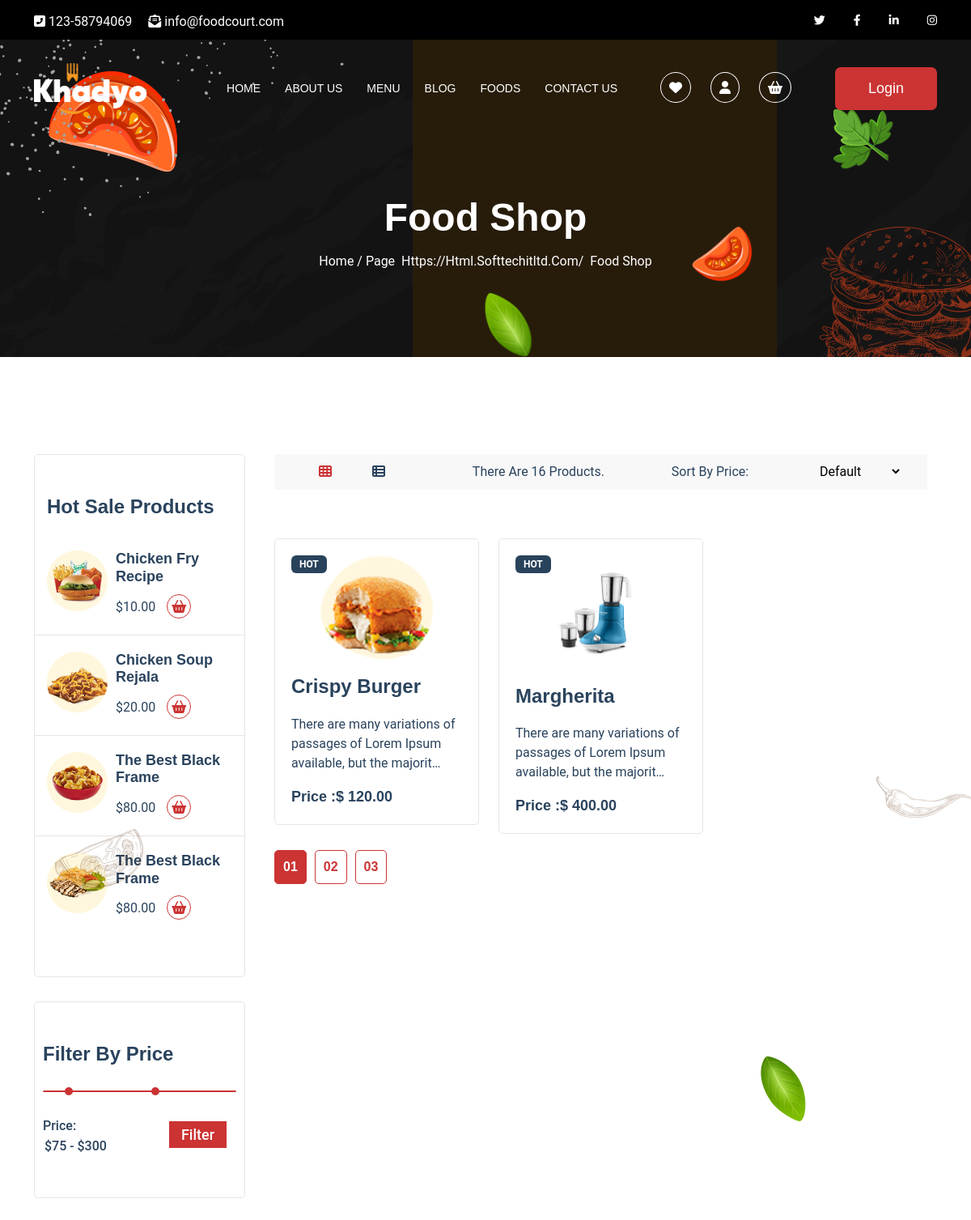
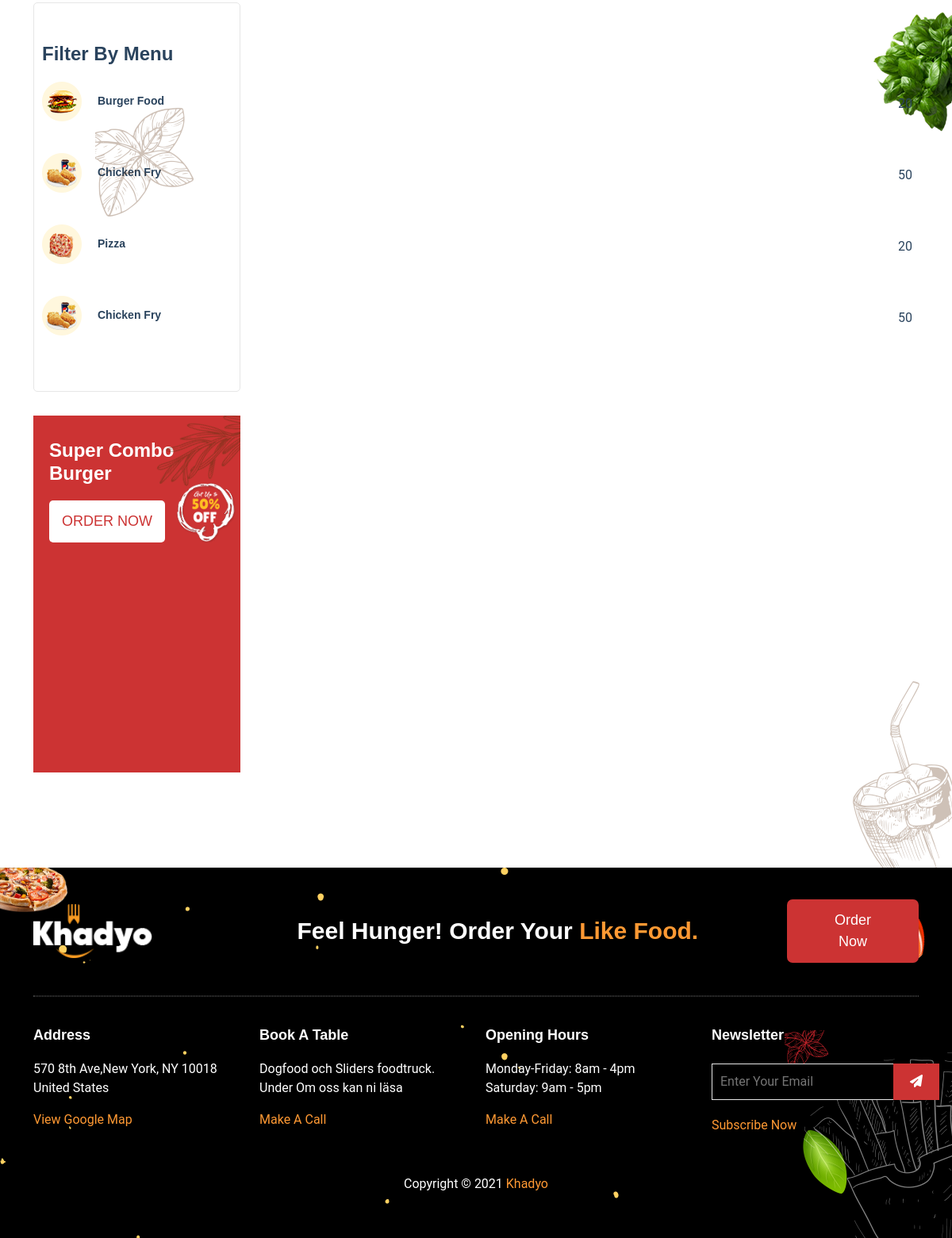
/filter/, run on the app's committed database (2 pictures, top to bottom).
### food_app/models.py (models this page shows, shortened)
class Product(models.Model):
    SIZE_CHOICES = [
        ('S', 'Small'),
        ('M', 'Medium'),
        ('L', 'Large'),
    ]
    sku = models.CharField(max_length=8, unique=True)
    name = models.CharField(max_length=255)
    description = models.TextField()
    short_description = models.CharField(max_length=255)
    size = models.CharField(max_length=1, choices=SIZE_CHOICES)
    stock_quantity = models.PositiveIntegerField(default=0)
    regular_price = models.DecimalField(max_digits=10, decimal_places=2)
    discount_price = models.DecimalField(max_digits=10, decimal_places=2, null=True, blank=True)
    image = models.ImageField(upload_to='product_images/', null=True, blank=True)
    additional_information = models.TextField(blank=True, null=True)
    category = models.ForeignKey(Category, on_delete=models.CASCADE)
    created_by = models.ForeignKey(User, on_delete=models.SET_NULL, null=True, blank=True, related_name='created_products')
    created_at = models.DateTimeField(auto_now_add=True)
    updated_at = models.DateTimeField(auto_now=True)

### food_app/views.py (the view)
# urls.py: path('filter/', views.filter_items, name='filter-items'),
def filter_items(request):
    items = Product.objects.all()
    return render(request, 'food-page.html', {'items': items})

### food_app/context_processors.py (called while the page is built)
def count_cart_items(request):
    if request.user.is_authenticated:
        cart_items_count = CartItem.objects.filter(cart__user=request.user).count()
    else:
        cart_items_count = 0
    context = {'cart_items_count' : cart_items_count}
    return context

### templates/food-page.html (shortened to what this page needs)
{% extends "base.html" %}
{% load static %}
{% block content %}
<div class="banner-area breadcrumb-area padding-top-120 padding-bottom-90">
    <div class="bread-shapes">
        <span class="b-shape-1"><img src="{% static 'assets/images/img/5.png' %}" alt=""></span>
        <span class="b-shape-2"><img src="{% static 'assets/images/img/6.png' %}" alt=""></span>
        <span class="b-shape-3"><img src="{% static 'assets/images/img/7.png' %}" alt=""></span>
        <span class="b-shape-4"><img src="{% static 'assets/images/img/9.png' %}" alt=""></span>
        <span class="b-shape-5"><img src="{% static 'assets/images/shapes/18.png' %}" alt=""></span>
        <span class="b-shape-6"><img src="{% static 'assets/images/img/7.png' %}" alt=""></span>
    </div>
    <div class="container padding-top-120">
        <div class="row justify-content-center">
            <nav aria-label="breadcrumb">
                <h2 class="page-title">food shop</h2>
                <ol class="breadcrumb text-center">
                    <li class="breadcrumb-item"><a href="#">Home</a> / <a href="#"> page</a></li>
                    <li class="breadcrumb-item active" aria-current="page"> food shop</li>
                </ol>
            </nav>
        </div>
    </div>
</div>
<div class="food-area-wrapper">
    <div class="pshapes">
        <span class="ps-1 item-bounce"><img src="{% static 'assets/images/img/32.png' %}" alt=""></span>
        <span class="ps-2 item-animateTwo"><img src="{% static 'assets/images/shapes/12.png' %}" alt=""></span>
        <span class="ps3 item-bounce"><img src="{% static 'assets/images/shapes/13.png' %}" alt=""></span>
        <span class="ps-4"><img src="{% static 'assets/images/shapes/14.png' %}" alt=""></span>
        <span class="ps-5"><img src="{% static 'assets/images/img/6.png' %}" alt=""></span>
        <span class="ps-6"><img src="{% static 'assets/images/shapes/16.png' %}" alt=""></span>
        <span class="ps-7 item-animateOne"><img src="{% static 'assets/images/img/6.png' %}" alt=""></span>
    </div>
    <div class="container padding-top-120 padding-bottom-120">
        <div class="row">
            <div class="col-lg-3 col-md-4">
                <div class="sidebar-widget-1 wow fadeInUp">
                    <h5>Hot Sale Products</h5>
                    <div class="sidebar-widget d-flex">
                        <div class="dish-img">
                            <a href="single-food.html">
                                <img src="{% static 'assets/images/menu-item/pd6.png' %}" alt="">
                            </a>
                        </div>
                        <div class="dish-content">
                            <h6>
                                <a href="single-food.html">Chicken Fry Recipe</a>
                            </h6>
                            <span class="price">$10.00</span>
                            <span>
                                <a class="cart-select" href="shopping-cart.html">
                                    <i class="fas fa-shopping-basket"></i>
                                </a>
                            </span>
                        </div>
                    </div>
                    <div class="sidebar-widget d-flex">
                        <div class="dish-img">
                            <a href="single-food.html">
                                <img src="{% static 'assets/images/menu-item/pd4.png' %}" alt="">
                            </a>
                        </div>
                        <div class="dish-content">
                            <h6>
                                <a href="single-food.html">Chicken Soup Rejala</a>
                            </h6>
                            <span class="price">$20.00</span>
                            <span>
                                <a class="cart-select" href="shopping-cart.html">
                                    <i class="fas fa-shopping-basket"></i>
                                </a>
                            </span>
                        </div>
                    </div>
                    <div class="sidebar-widget d-flex">
                        <div class="dish-img">
                            <a href="single-food.html">
                                <img src="{% static 'assets/images/menu-item/pd7.png' %}" alt="">
                            </a>
                        </div>
                        <div class="dish-content">
                            <h6>
                                <a href="single-food.html">The Best Black Frame</a>
                            </h6>
                            <span class="price">$80.00</span>
                            <span>
                                <a class="cart-select" href="shopping-cart.html">
                                    <i class="fas fa-shopping-basket"></i>
                                </a>
                            </span>
                        </div>
                    </div>
                    <div class="sidebar-widget d-flex">
                        <div class="dish-img">
                            <a href="single-food.html">
                            </a>
                        </div>
                        <div class="dish-content">
                            <h6>
                                <a href="single-food.html">The Best Black Frame</a>
                            </h6>
                            <span class="price">$80.00</span>
                            <span>
                                <a class="cart-select" href="shopping-cart.html">
                                    <i class="fas fa-shopping-basket"></i>
                                </a>
                            </span>
                        </div>
                    </div>
                </div>
                <div class="sidebar-widget-2 wow fadeInUp">
                    <h5>Filter by Price</h5>
                    <div class="filter-sidebar margin-top-30">
                        <div id="slider-range"></div>
                        <div>
                            <div class="margin-top-30">
                                <span class="textbold"> Price:</span>
                                <input type="text" id="amount" readonly class="textbold">
                                <button class="btn filter-btn" onclick="filterItems()">Filter</button>
                            </div>
                        </div>
                    </div>
                </div>
                <div class="sidebar-widget-3 wow fadeInUp">
                    <h5>filter by menu</h5>
                    <div class="sidebar-widget d-flex align-items-center">
                        <div class="dish-img">
                            <a href="single-food.html"> <img src="{% static 'assets/images/menu-item/fm1.png' %}"
                                    alt=""></a>
                        </div>
                        <div class="dish-content d-flex justify-content-between">
                            <h6> <a href="single-food.html">burger food
                                </a></h6>
                            <span class="price">20</span>
                        </div>
                    </div>
                    <div class="sidebar-widget d-flex align-items-center">
                        <div class="dish-img">
                            <a href="single-food.html"> <img src="{% static 'assets/images/menu-item/fm2.png' %}"
                                    alt=""></a>
                        </div>
                        <div class="dish-content d-flex justify-content-between">
                            <h6> <a href="single-food.html">Chicken fry
                                </a></h6>
                            <span class="price">50</span>
                        </div>
                    </div>
                    <div class="sidebar-widget d-flex align-items-center">
                        <div class="dish-img">
                            <a href="single-food.html"> <img src="{% static 'assets/images/menu-item/fm3.png' %}"
                                    alt=""></a>
                        </div>
                        <div class="dish-content d-flex justify-content-between">
                            <h6> <a href="single-food.html">Pizza
                                </a></h6>
                            <span class="price">20</span>
                        </div>
                    </div>
                    <div class="sidebar-widget d-flex align-items-center">
                        <div class="dish-img">
                            <a href="single-food.html"><img src="{% static 'assets/images/menu-item/fm4.png' %}"
                                    alt=""></a>
                        </div>
                        <div class="dish-content d-flex">
                            <h6> <a href="single-food.html">Chicken fry
                                </a></h6>
                            <span class="price">50</span>
                        </div>
                    </div>
                </div>
                <div class="sidebar-widget-4 wow fadeInUp">
                    <div class="gallery-img-4">
                        <h5>Super Combo
                            Burger</h5>
                        <a href="shopping-cart.html" class="btn">order now</a>
                        <span class="gprice-4">
                            <img src="{% static 'assets/images/gallery/25.png' %}" alt="">
                        </span>
                        <span class="gshape-1">
                            <img src="{% static 'assets/images/shapes/35.png' %}" alt="">
                        </span>
                    </div>
                </div>
            </div>
            <div class="col-lg-9 col-md-8">
                <section class="food-area  popular-dishes-area">
                    <div class="container">
                        <nav
                            class="popular-tab-nav d-flex flex-wrap justify-content-between align-items-center  margin-bottom-60">
                            <ul class="nav" id="nav-tab-1" role="tablist">
                                <li class="nav-item" role="presentation">
                                    <div class="nav-link active" id="food1-tab" data-bs-toggle="tab"
                                        data-bs-target="#food1" role="tab" aria-controls="food1" aria-selected="true">
                                        <span><i class="fas fa-th"></i></span>
                                    </div>
                                </li>
                                <li class="nav-item" role="presentation">
                                    <div class="nav-link" id="food2-tab" data-bs-toggle="tab" data-bs-target="#food2"
                                        role="tab" aria-controls="food2" aria-selected="false">
                                        <span><i class="fas fa-th-list"></i></span>
                                    </div>
                                </li>
                            </ul>
                            <span>There are 16 products.</span>
                            <span>sort by price: </span>
                            <span>
                                <select name="sort_by" id="sort-by-select">
                                    <option value="">Default</option>
                                </select>
                            </span>
                        </nav>
                        <div class="tab-content" id="nav-tabContent-1">
                            <div class="tab-pane fade show active" id="food1" role="tabpanel"
                                aria-labelledby="food1-tab">
                                <div class="row" id="filtered-items">
                                    {% for item in items %}
                                    <div class="col-xl-4 col-lg-4 col-md-6 wow fadeInUp" data-wow-delay=".2s">
                                        <div class="single-dishes">
                                            <div class="dish-img">
                                                <img src="{{ item.image.url }}" style="width: inherit;" alt="">
                                            </div>
                                            <div class="dish-content">
                                                <h5>
                                                    <a href="{% url 'food_details' item.id %}"> {{ item.name }}</a>
                                                </h5>
                                                <p>{{ item.short_description|truncatechars_html:80 }}</p>
                                                <span class="price">price :$ {{ item.regular_price }}</span>
                                            </div>
                                            <span class="badge">hot</span>
                                        </div>
                                    </div>
                                    {% empty %}
                                    <h4>There is no available foods here.</h4>
                                    {% endfor %}
                                </div>
                            </div>
                        </div>
                    </div>
                    <div class="pagination-area">
                        <div class="container">
                            <div class="pagination">
                                <a class="active" href="#">01</a>
                                <a href="#">02</a>
                                <a href="#">03</a>
                            </div>
                        </div>
                    </div>
                </section>
            </div>
        </div>
    </div>
</div>
{% endblock content %}

### data on the page
Product: image (picture), name "Crispy Burger", short_description "There are many variations of passages of Lorem Ipsum available, but the majorit…", regular_price "120.00"
Product: image (picture), name "Margherita", short_description "There are many variations of passages of Lorem Ipsum available, but the majorit…", regular_price "400.00"
